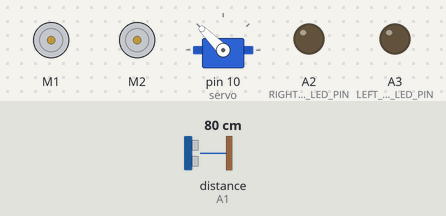
This sketch was run on a simulated Arduino Uno, built with avr-gcc and run on an emulated ATmega328P. On the bench: 2 × DC motor (green arrow = forward, orange = backward, longer = faster), servo, output pins drawn as LEDs (lit = HIGH). The inputs (shaded band) are chosen by the test bench; at power-on: distance to the obstacle (sensor on A1) 80 cm. The echo pulse lasts 58.3 µs per cm; random numbers use the default seed unless the sketch sets one.

Above: at 1.5 s.
1.6 s: distance to the obstacle (sensor on A1) set to 33 cm
4.6 s: distance to the obstacle (sensor on A1) set to 26 cm
At 7.4 s:
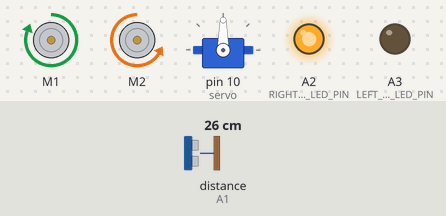
7.6 s: distance to the obstacle (sensor on A1) set to 35 cm
At 8.6 s:
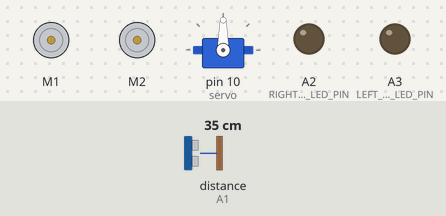
10.6 s: distance to the obstacle (sensor on A1) set to 2 cm
At 11.3 s:
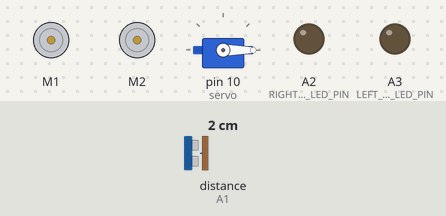
13.6 s: distance to the obstacle (sensor on A1) set to 60 cm
At 14.68 s:
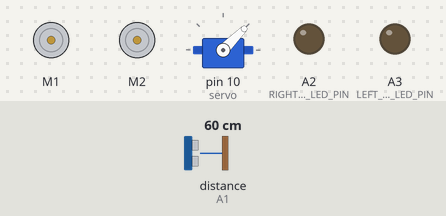
16.6 s: distance to the obstacle (sensor on A1) set to 4 cm
At 19.5 s:
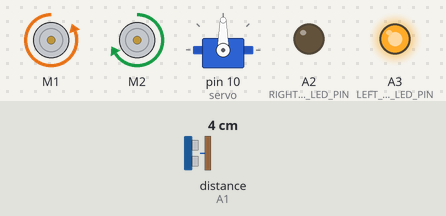
Timing chart, 0 to 20.6 s (numbered marks = the images above; inputs shaded):
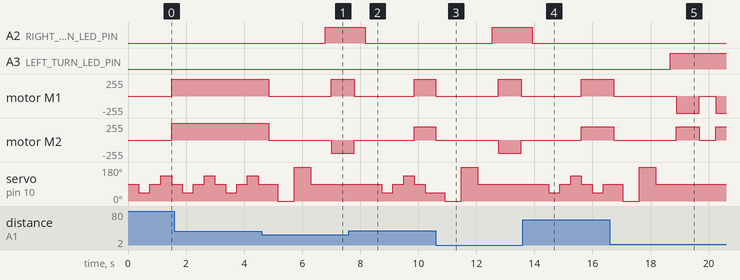

Measured:
- the behaviour switches between 30 and 29 cm on distance to the obstacle (sensor on A1) (found by bisection; images 0 and 1)
- after the input at 4.6 s, A2 (RIGHT_TURN_LED_PIN): LOW → HIGH after 2.2 s; motor M1: forward 255/255 → stopped after 0.26 s, → forward 255/255 2.1 s later; motor M2: forward 255/255 → stopped after 0.26 s, → backward 200/255 2.1 s later
- after the input at 7.6 s, A2 (RIGHT_TURN_LED_PIN): HIGH → LOW after 0.57 s; servo on pin 10 (servo): 90° → 45° after 1.1 s, → 90° 0.37 s later, → 135° 0.37 s later, → 90° 0.37 s later, … (5 changes in this stretch)
- after the input at 10.6 s, A2 (RIGHT_TURN_LED_PIN): LOW → HIGH after 2.0 s; motor M1: forward 255/255 → stopped at once, → forward 255/255 2.1 s later, → stopped 0.80 s later; motor M2: forward 200/255 → stopped at once, → backward 200/255 2.1 s later, → stopped 0.80 s later
- after the input at 13.6 s, A2 (RIGHT_TURN_LED_PIN): HIGH → LOW after 0.32 s; servo on pin 10 (servo): 90° → 45° after 0.90 s, → 90° 0.37 s later, → 135° 0.37 s later, → 90° 0.37 s later, … (6 changes in this stretch)
- after the input at 16.6 s, A3 (LEFT_TURN_LED_PIN): LOW → HIGH after 2.1 s; motor M1: forward 255/255 → stopped after 0.14 s, → backward 255/255 2.1 s later, → stopped 0.80 s later, → backward 255/255 0.57 s later; motor M2: forward 200/255 → stopped after 0.14 s, → forward 200/255 2.1 s later, → stopped 0.80 s later, → forward 200/255 0.57 s later

The sketch:

cleaning_machine_2.ino
```cpp
#include <Servo.h>
#include <AFMotor.h>
#include <NewPing.h>

#define TRIG_PIN A0
#define ECHO_PIN A1
#define LEFT_TURN_LED_PIN A3
#define RIGHT_TURN_LED_PIN A2
#define MAX_DISTANCE 200
#define GO_LEFT -1
#define GO_RIGHT 1
#define GO_BACKWARDS 0

Servo servo;
AF_DCMotor motorFL(1);
AF_DCMotor motorFR(2);

byte stopDist = 30;

NewPing sonar(TRIG_PIN, ECHO_PIN, MAX_DISTANCE);

int pos = 0;
int peek_angles[] = { 90, 45, 90, 135 };

void setup() {
  pinMode(LEFT_TURN_LED_PIN, OUTPUT);
  pinMode(RIGHT_TURN_LED_PIN, OUTPUT);
  motorFL.setSpeed(255);
  motorFR.setSpeed(255);
  servo.attach(10);
  Serial.begin(9600);
}

void loop() {
  int distance = 255;
  int peek_index = 0;
  int array_length = sizeof peek_angles / sizeof peek_angles[0];

  while(distance >= stopDist && peek_index < array_length) {
    distance = peek(peek_angles[peek_index]);

    peek_index = peek_index + 1;
  }

  if (distance >= stopDist) {
    move_forward();
  } else {
   stop_moving();
   change_direction();
  }
}

void change_direction() {
  int new_direction = get_new_direction();

  look_ahead();

  if (new_direction == GO_LEFT) {
    turn_left();
  }

  if (new_direction == GO_RIGHT) {
    turn_right();
  }

  if (new_direction == GO_BACKWARDS) {
    move_backward();
    stop_moving();
    change_direction();
  }
}

int get_new_direction() {
   int left_distance = get_left_distance();
   int right_distance = get_right_distance();

  //  if (left_distance < stopDist && right_distance < stopDist) {
  //    return GO_BACKWARDS;
  //  }

   if (left_distance > right_distance) {
     return GO_LEFT;
   }

   if (right_distance > left_distance) {
     return GO_RIGHT;
   }

  return get_random_direction();
}

int get_random_direction() {
  int random_number = random(0, 10);

  if (random_number < 5) {
    return GO_LEFT;
  } else {
    return GO_RIGHT;
  }
}

int get_left_distance() {
    look_left();

    return readPing();
}

int get_right_distance() {
    look_right();

    return readPing();
}

void look_ahead() {
  look(90);
}

void look_left() {
  look(0);
}

void look_right() {
   look(180);
}

void look(int degrees) {
  servo.write(degrees);
  delay(500);
}

int peek(int degree) {
  servo.write(degree);
  delay(300);
  return readPing();
}

void move_forward() {
    motorFL.run(FORWARD);
    motorFR.run(FORWARD);
}

void move_backward() {
    motorFL.run(BACKWARD);
    motorFR.run(BACKWARD);
    delay(2500);
}

void stop_moving() {
  motorFL.run(RELEASE);
  motorFR.run(RELEASE);
  delay(300);
}

void turn_left() {
  set_led(LEFT_TURN_LED_PIN, HIGH);
  motorFL.run(BACKWARD);
  motorFR.run(FORWARD);
  //delay(1000);
  delay(800);
  stop_moving();

  if (turn_again()) {
    turn_left();
  }
  set_led(LEFT_TURN_LED_PIN, LOW);
}

void turn_right() {
  set_led(RIGHT_TURN_LED_PIN, HIGH);
  motorFR.setSpeed(200);
  motorFL.run(FORWARD);
  motorFR.run(BACKWARD);
  //delay(1000);
  delay(800);
  stop_moving();

  if (turn_again()) {
    turn_right();
  }
  set_led(RIGHT_TURN_LED_PIN, LOW);
}

bool turn_again() {
  int distance = readPing();

  return (distance < stopDist);
}

void set_led(uint8_t name, uint8_t value) {
  digitalWrite(name, value);
  delay(200);
}

int readPing() {
  delay(70);

  int distance = sonar.ping_cm();

  if (distance == 0) {
    return 255;
  }  else {
    return distance;
  }
}
```
